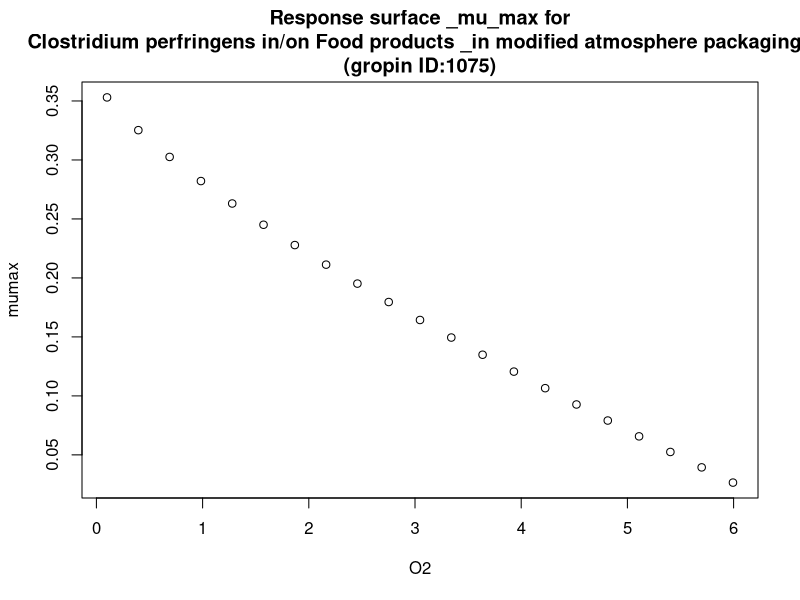

This figure's R source:
#############################
# start of Parameter script
#############################
O2 <- seq(0.1001,5.99400599400599,length.out=21)
#############################
# end of Parameter script
#############################
############################# 
# start of Model script Gropin ID 1075 
#############################
 
# constant coefficients for this model
 
variables <- data.frame(O2)
argumentsPar <- unique.data.frame(expand.grid(variables))
 
# heart of the model
response_surface <- function(O2) {
   mumax <-0.368*(1-(O2/6.61)^0.764)

	return(mumax=mumax)
} 

# output parameters
responseSurface <- cbind(argumentsPar,response_surface(argumentsPar['O2']))
colnames(responseSurface) <- c(colnames(argumentsPar),'mumax')
#############################
# End of Model script
#############################
############################# 
# start of Visualisation script Gropin ID 1075 
#############################
titleText <-'Response surface _mu_max for
Clostridium perfringens in/on Food products _in modified atmosphere packaging_
(gropin ID:1075)'
plot(O2,responseSurface$'mumax',xlab='O2',
                          ylab='mumax',main=titleText)
#############################
# End of Visualisation script
#############################
